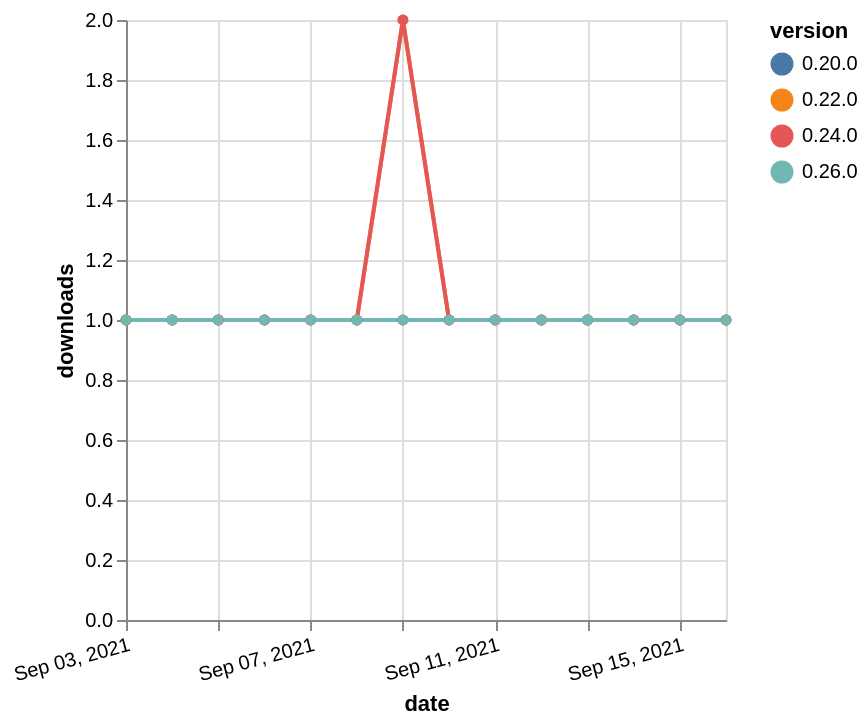

Write a Vega-Lite specification for this figure.
### Vega-Lite specification from a JSON file in a GitHub repository (floating-point values rounded to 4 significant figures)
{"$schema": "https://vega.github.io/schema/vega-lite/v5.json", "description": "A simple bar chart with embedded data.", "data": {"values": [{"date": "2021-09-03", "total": 231, "delta": 1, "version": "0.20.0"}, {"date": "2021-09-04", "total": 232, "delta": 1, "version": "0.20.0"}, {"date": "2021-09-05", "total": 233, "delta": 1, "version": "0.20.0"}, {"date": "2021-09-06", "total": 234, "delta": 1, "version": "0.20.0"}, {"date": "2021-09-07", "total": 235, "delta": 1, "version": "0.20.0"}, {"date": "2021-09-08", "total": 236, "delta": 1, "version": "0.20.0"}, {"date": "2021-09-09", "total": 237, "delta": 1, "version": "0.20.0"}, {"date": "2021-09-10", "total": 238, "delta": 1, "version": "0.20.0"}, {"date": "2021-09-11", "total": 239, "delta": 1, "version": "0.20.0"}, {"date": "2021-09-12", "total": 240, "delta": 1, "version": "0.20.0"}, {"date": "2021-09-13", "total": 241, "delta": 1, "version": "0.20.0"}, {"date": "2021-09-14", "total": 242, "delta": 1, "version": "0.20.0"}, {"date": "2021-09-15", "total": 243, "delta": 1, "version": "0.20.0"}, {"date": "2021-09-16", "total": 244, "delta": 1, "version": "0.20.0"}, {"date": "2021-09-03", "total": 183, "delta": 1, "version": "0.22.0"}, {"date": "2021-09-04", "total": 184, "delta": 1, "version": "0.22.0"}, {"date": "2021-09-05", "total": 185, "delta": 1, "version": "0.22.0"}, {"date": "2021-09-06", "total": 186, "delta": 1, "version": "0.22.0"}, {"date": "2021-09-07", "total": 187, "delta": 1, "version": "0.22.0"}, {"date": "2021-09-08", "total": 188, "delta": 1, "version": "0.22.0"}, {"date": "2021-09-09", "total": 190, "delta": 2, "version": "0.22.0"}, {"date": "2021-09-10", "total": 191, "delta": 1, "version": "0.22.0"}, {"date": "2021-09-11", "total": 192, "delta": 1, "version": "0.22.0"}, {"date": "2021-09-12", "total": 193, "delta": 1, "version": "0.22.0"}, {"date": "2021-09-13", "total": 194, "delta": 1, "version": "0.22.0"}, {"date": "2021-09-14", "total": 195, "delta": 1, "version": "0.22.0"}, {"date": "2021-09-15", "total": 196, "delta": 1, "version": "0.22.0"}, {"date": "2021-09-16", "total": 197, "delta": 1, "version": "0.22.0"}, {"date": "2021-09-03", "total": 170, "delta": 1, "version": "0.24.0"}, {"date": "2021-09-04", "total": 171, "delta": 1, "version": "0.24.0"}, {"date": "2021-09-05", "total": 172, "delta": 1, "version": "0.24.0"}, {"date": "2021-09-06", "total": 173, "delta": 1, "version": "0.24.0"}, {"date": "2021-09-07", "total": 174, "delta": 1, "version": "0.24.0"}, {"date": "2021-09-08", "total": 175, "delta": 1, "version": "0.24.0"}, {"date": "2021-09-09", "total": 177, "delta": 2, "version": "0.24.0"}, {"date": "2021-09-10", "total": 178, "delta": 1, "version": "0.24.0"}, {"date": "2021-09-11", "total": 179, "delta": 1, "version": "0.24.0"}, {"date": "2021-09-12", "total": 180, "delta": 1, "version": "0.24.0"}, {"date": "2021-09-13", "total": 181, "delta": 1, "version": "0.24.0"}, {"date": "2021-09-14", "total": 182, "delta": 1, "version": "0.24.0"}, {"date": "2021-09-15", "total": 183, "delta": 1, "version": "0.24.0"}, {"date": "2021-09-16", "total": 184, "delta": 1, "version": "0.24.0"}, {"date": "2021-09-03", "total": 149, "delta": 1, "version": "0.26.0"}, {"date": "2021-09-04", "total": 150, "delta": 1, "version": "0.26.0"}, {"date": "2021-09-05", "total": 151, "delta": 1, "version": "0.26.0"}, {"date": "2021-09-06", "total": 152, "delta": 1, "version": "0.26.0"}, {"date": "2021-09-07", "total": 153, "delta": 1, "version": "0.26.0"}, {"date": "2021-09-08", "total": 154, "delta": 1, "version": "0.26.0"}, {"date": "2021-09-09", "total": 155, "delta": 1, "version": "0.26.0"}, {"date": "2021-09-10", "total": 156, "delta": 1, "version": "0.26.0"}, {"date": "2021-09-11", "total": 157, "delta": 1, "version": "0.26.0"}, {"date": "2021-09-12", "total": 158, "delta": 1, "version": "0.26.0"}, {"date": "2021-09-13", "total": 159, "delta": 1, "version": "0.26.0"}, {"date": "2021-09-14", "total": 160, "delta": 1, "version": "0.26.0"}, {"date": "2021-09-15", "total": 161, "delta": 1, "version": "0.26.0"}, {"date": "2021-09-16", "total": 162, "delta": 1, "version": "0.26.0"}]}, "width": "container", "mark": {"type": "line", "point": {"filled": true}}, "encoding": {"x": {"field": "date", "type": "temporal", "timeUnit": "yearmonthdate", "title": "date", "axis": {"labelAngle": -15}}, "y": {"field": "delta", "type": "quantitative", "title": "downloads"}, "color": {"field": "version", "type": "nominal"}, "tooltip": {"field": "delta"}}}
